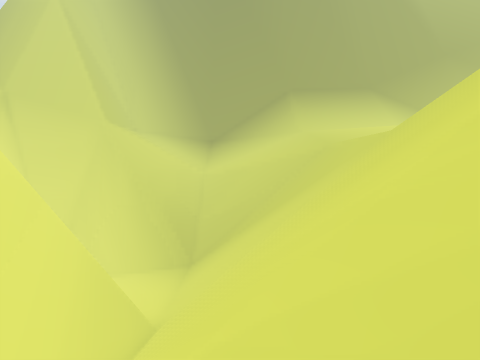
[1] (above)

24 first-person views from a walk through a scene from a Unity 3-D project. The camera is 1.5 m above the floor, tilts 2° down and sees 70° across. The floor is counted in squares, 2 m on a side. Each view is taken from the middle of a square. On the plan, view 1 faces up. The plan holds only what a view shows up to about 11 squares ahead; the rest is blank. The place goes on beyond the plan.

[2]
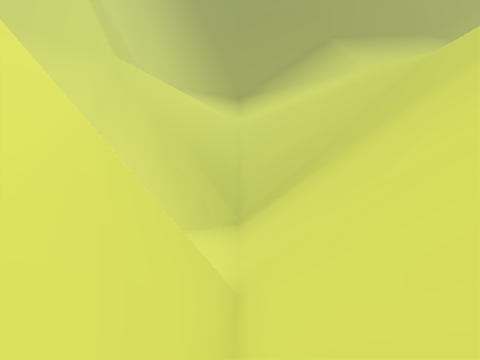

[3]
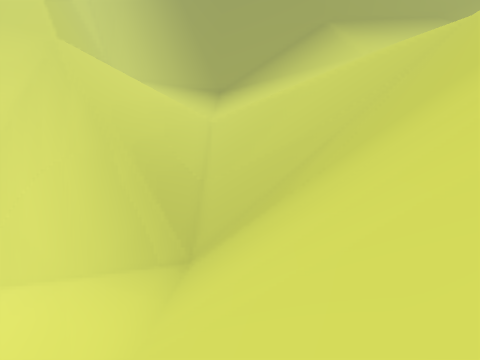

[4]
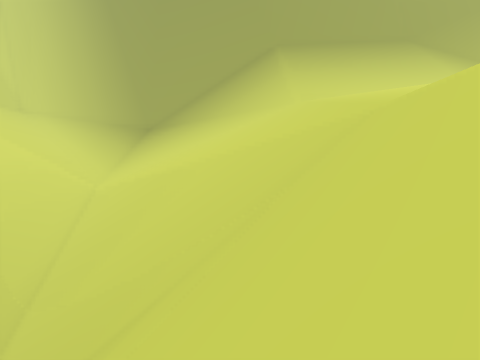

[5]
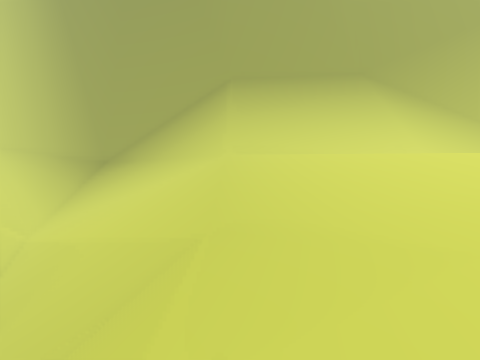

[6]
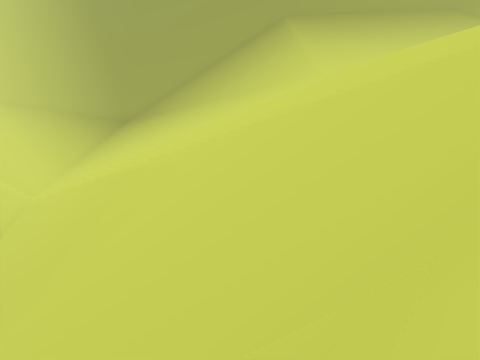

[7]
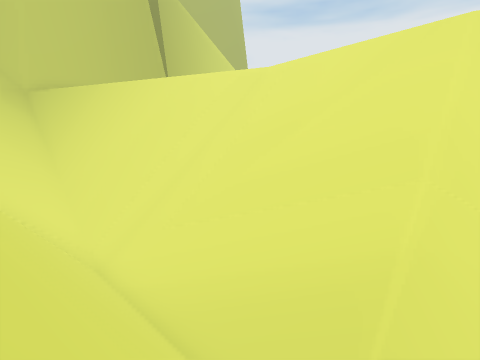

[8]
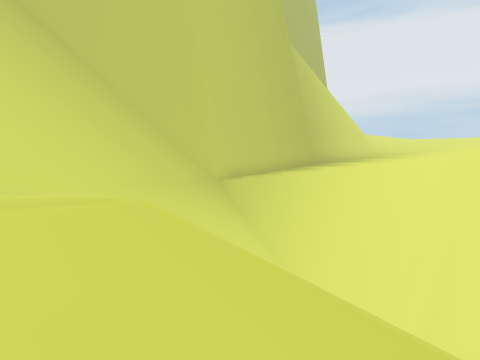

[9]
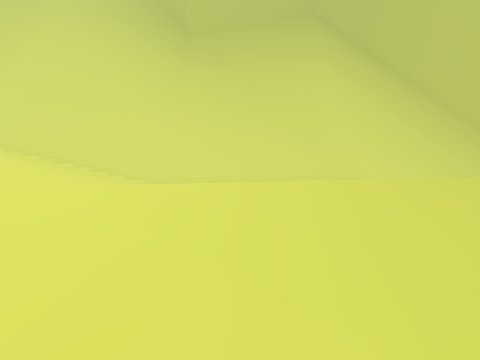

[10]
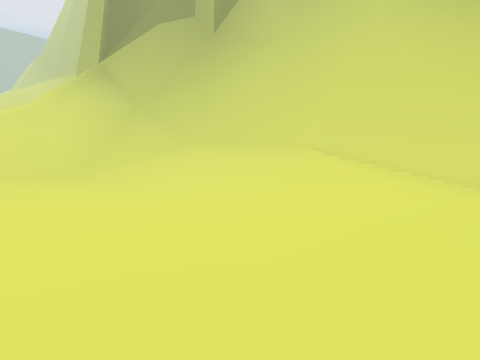

[11]
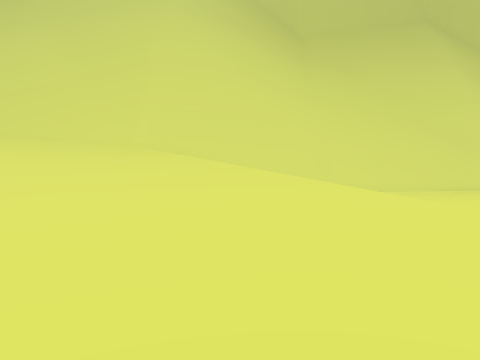

[12]
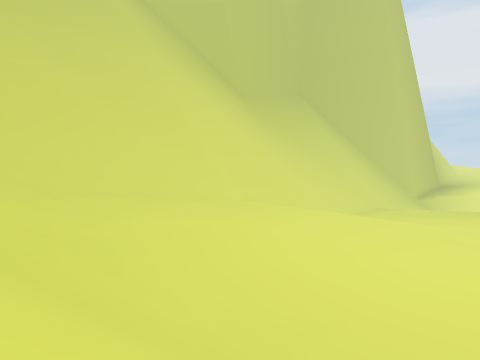

[13]
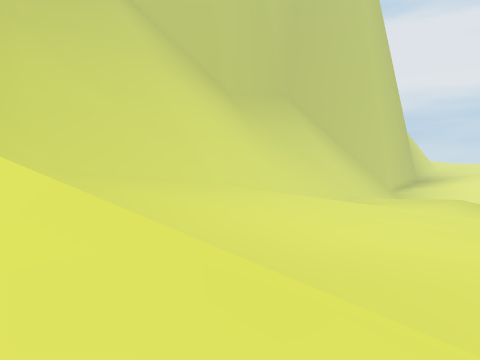

[14]
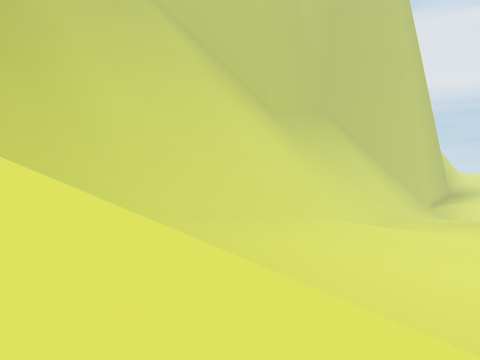

[15]
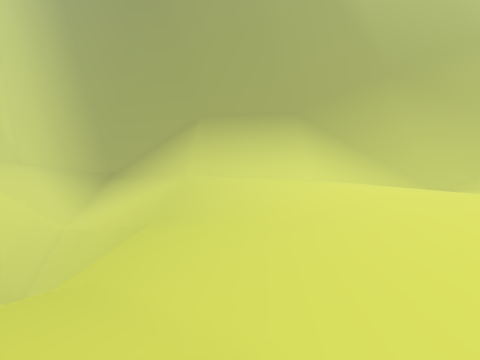

[16]
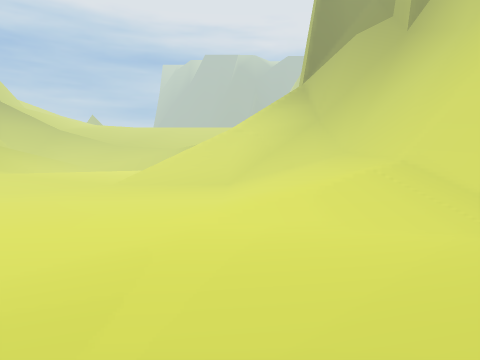

[17]
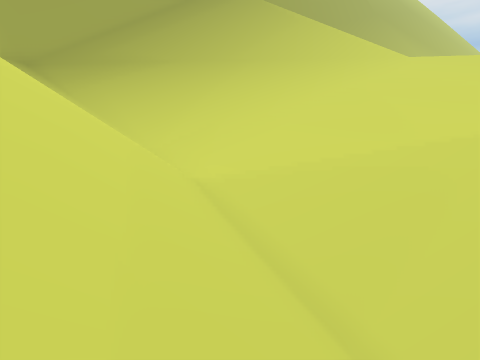

[18]
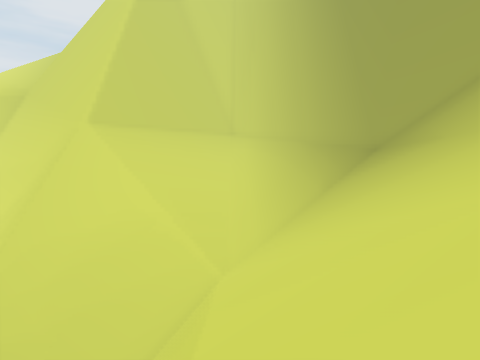

[19]
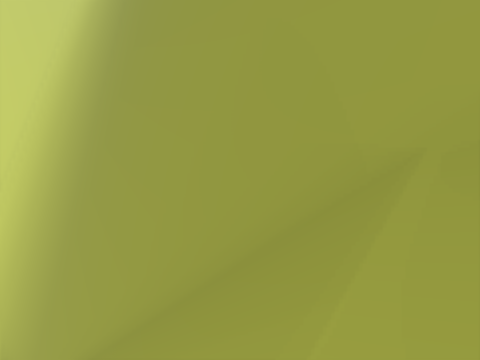

[20]
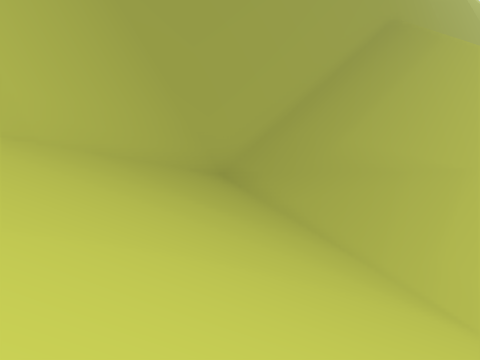

[21]
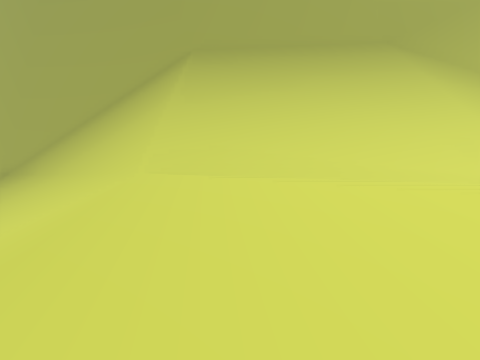

[22]
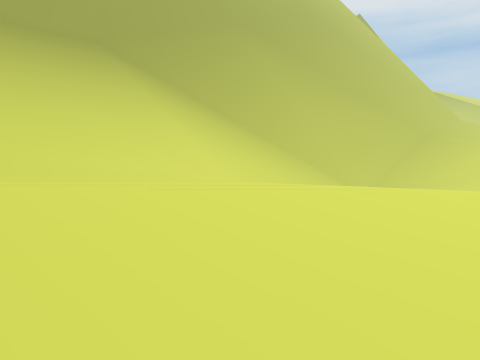

[23]
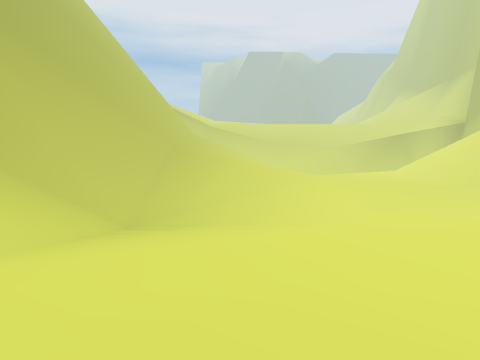

[24]
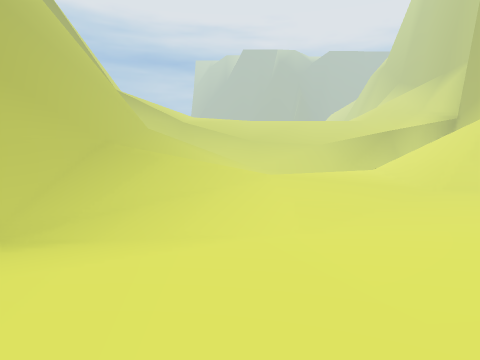

### Floor plan
Key: @ floor where view 1 was taken; # wall or solid block; . main floor; : floor 0.75 m higher than the main floor; - floor 0.75 m lower than the main floor; _ floor 1.5 m lower than the main floor; + floor 1.75 m higher than the main floor; * floor 2.5 m higher than the main floor; % floor 3.25 m higher than the main floor; < floor 11.25 m lower than the main floor; ( floor 12 m lower than the main floor; / step, stairs or slope; = window, fence, low wall or low ledge; v drop or lower ground.
Columns run from 5 left of view 1 to 26 right of it. Each row starts with its distance up from view 1.
 26 ################
 25 ///////////////##
 24 ////////////////##
 23 /////////////////##
 22 //////////////////##
 21 ///////////////////##
 20 ////////////////////######
 19 ///=/////::::::.....-/////
 18 ///=#/////:::::.....-.////
 17 ///=#v/////::::........///
 16  //=#vv/////:::........://
 15 ##/=####/////.:........::/
 14 ##v======_--...........::+
 13 ((<//////_--...........::+
 12 ((<//////_--..... ......::
 11  (<//////__--....  ......:
 10   <//////__--...     ....:
  9    //////__--...   .. ....
  8   #//////__--..  ....   ..
  7   #//////---.........      ///
  6   #//////---.............. ///
  5   #//////................./ ////
  4   #//////................./  ///
  3   #///// ::............... // //
  2   #///// ::::..:::....::::///
  1   #////  ::....:+:::::++++//
  0   #//@   . ....:++++++++++//
 -1   #//    .  ...::++++++***//
 -2   #///   . .....:++*****%%///
 -3   ##//////////////////////////
 -4    ###########################

Where each view was taken, in squares from view 1:
view 1: 0 up, 0 right, facing up
view 2: 4 up, 2 left, facing up
view 3: 7 up, 1 left, facing up
view 4: 10 up, 2 right, facing up
view 5: 10 up, 4 right, facing up
view 6: 13 up, 2 right, facing up
view 7: 10 up, 1 right, facing down-left
view 8: 5 up, 5 right, facing down-left
view 9: 7 up, 7 right, facing down
view 10: 7 up, 8 right, facing down-right
view 11: 7 up, 12 right, facing down
view 12: 5 up, 23 right, facing down-left
view 13: 7 up, 24 right, facing down-left
view 14: 5 up, 26 right, facing down-left
view 15: 4 up, 6 right, facing up
view 16: 2 up, 4 right, facing right
view 17: 17 up, 4 left, facing up-right
view 18: 16 up, 2 right, facing up-left
view 19: 24 up, 4 right, facing up-left
view 20: 22 up, 5 left, facing up-right
view 21: 15 up, 5 right, facing up
view 22: 15 up, 5 right, facing up-right
view 23: 17 up, 7 right, facing right
view 24: 15 up, 9 right, facing right
